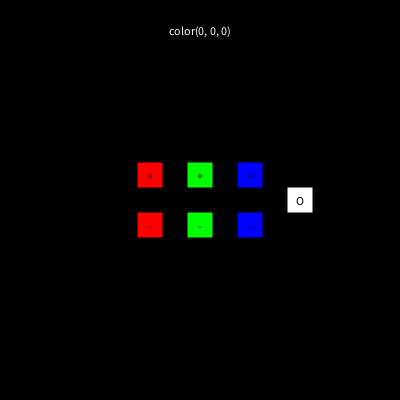
Frame 1 (no input)
Frame 60 (the mouse pressed at the canvas centre just before this capture): identical to frame 1, image omitted
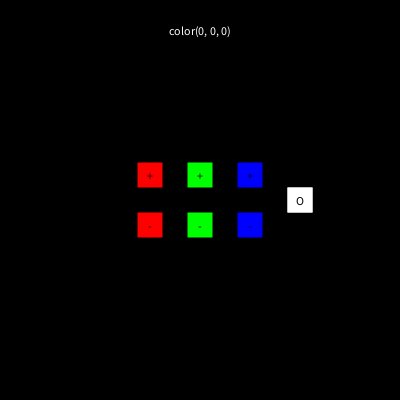
Frame 120 (the mouse held since frame 60 and released just before this capture)

The Processing sketch that drew these frames (run headless with seeded random() and noise(); from frame 60 on, the mouse is pressed at the canvas centre):

// Processing sketch: exo13_6
// ── exo13_6.pde
int r = 0, g = 0, b = 0;
Bouton rUp, rDown, gUp, gDown, bUp, bDown, onOff;
String rgb;
boolean turnOff = false;

void setup() {
  size(400, 400);
  int t = 25; // taille du bouton
  rUp = new Bouton(width / 2 - 2 * t, height / 2 - t, t, color(255, 0, 0), '+');
  rDown = new Bouton(width / 2 - 2 * t, height / 2 + t, t, color(255, 0, 0), '-');
  gUp = new Bouton(width / 2, height / 2 - t, t, color(0, 255, 0), '+');
  gDown = new Bouton(width / 2, height / 2 + t, t, color(0, 255, 0), '-');
  bUp = new Bouton(width / 2 + 2 * t, height / 2 - t, t, color(0, 0, 255), '+');
  bDown = new Bouton(width / 2 + 2 * t, height / 2 + t, t, color(0, 0, 255), '-');
  onOff = new Bouton(width/2+4*t, height/2, t, color(255,255,255), 'O' );
}

void draw() {
  background(r, g, b);
  noStroke();
    fill(0);
    rectMode(CORNER);
    rect(10, 10, width - 20, 40);

    rgb = "color(" + r + ", " + g + ", " + b + ")";
    fill(255);
    textAlign(CENTER, CENTER);
    text(rgb, width / 2, 30);

    rUp.dessiner();
    rDown.dessiner();
    gUp.dessiner();
    gDown.dessiner();
    bUp.dessiner();
    bDown.dessiner();
    onOff.dessiner();
    

  if (mousePressed) {
    if (rUp.sourisDedans()) {
      r++;
    } else if (rDown.sourisDedans()) {
      r--;
    } else if (gUp.sourisDedans()) {
      g++;
    } else if (gDown.sourisDedans()) {
      g--;
    } else if (bUp.sourisDedans()) {
      b++;
    } else if (bDown.sourisDedans()) {
      b--;
    }

    if (turnOff) {
        background(0);
    }
    onOff.dessiner();

    r = constrain(r, 0, 255);
    g = constrain(g, 0, 255);
    b = constrain(b, 0, 255);
  }
}

void keyPressed() {
  println(rgb);
}

void mousePressed() {
    if (onOff.sourisDedans()) {
        turnOff = !turnOff;
    }
}
// ── Bouton.pde
class Bouton{

    int x;
    int y;
    int t;
    color couleur;
    char symb;

    Bouton(int x, int y, int t, color couleur, char symb) {
        this.x = x;
        this.y = y;
        this.t = t;
        this.couleur = couleur;
        this.symb = symb;
    }

    void dessiner() {
        textAlign(CENTER, CENTER);
        rectMode(CENTER);
        fill(couleur);
        rect(x, y, t, t);
        fill(0);
        text(symb, x, y);
    }

    boolean sourisDedans() {
        return (mouseX > x-t/2 && mouseX < x+t/2 &&
        mouseY > y-t/2 && mouseY < y+t/2);
    }
}
